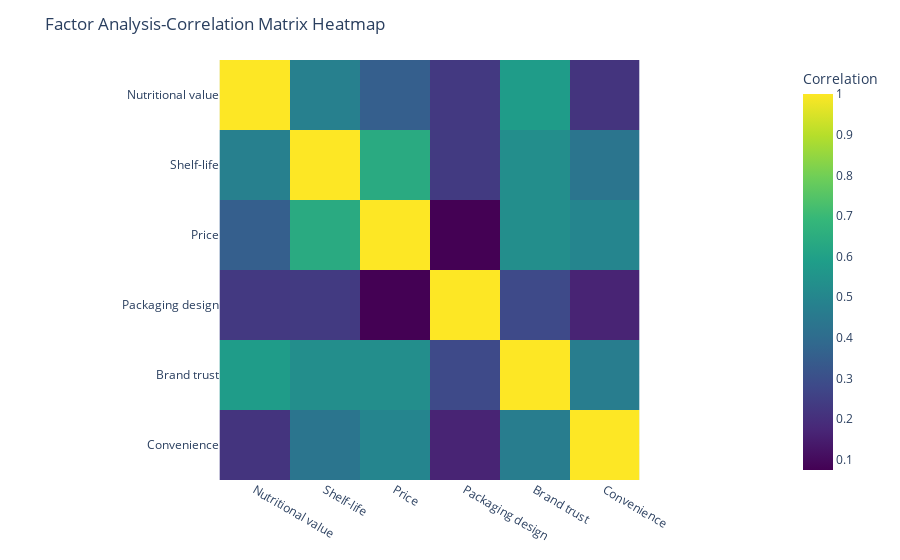

Notebook source saved alongside this figure:
### Code cell
# Calculate the correlation matrix
correlation_matrix = df_encoded.corr()

# Plot the heatmap using Plotly
fig = px.imshow(correlation_matrix, 
                labels=dict(color="Correlation"),
                x=correlation_matrix.columns,
                y=correlation_matrix.columns,
                color_continuous_scale='Viridis')

fig.update_layout(title='Factor Analysis-Correlation Matrix Heatmap')
fig.show()

### Figure 1 — Plotly figure (JSON) as saved in the notebook; plotly's stock layout.template omitted (floating-point values rounded to 4 significant figures)
{"data": [{"coloraxis": "coloraxis", "hovertemplate": "x: %{x}<br>y: %{y}<br>Correlation: %{z}<extra></extra>", "name": "0", "type": "heatmap", "x": ["Nutritional value", "Shelf-life", "Price", "Packaging design", "Brand trust", "Convenience"], "xaxis": "x", "y": ["Nutritional value", "Shelf-life", "Price", "Packaging design", "Brand trust", "Convenience"], "yaxis": "y", "z": [[1, 0.4781, 0.3531, 0.2295, 0.582, 0.2167], [0.4781, 1, 0.6388, 0.2352, 0.5309, 0.4349], [0.3531, 0.6388, 1, 0.07517, 0.5301, 0.4956], [0.2295, 0.2352, 0.07517, 1, 0.2834, 0.1677], [0.582, 0.5309, 0.5301, 0.2834, 1, 0.4675], [0.2167, 0.4349, 0.4956, 0.1677, 0.4675, 1]]}], "layout": {"coloraxis": {"colorbar": {"title": {"text": "Correlation"}}, "colorscale": [[0, "#440154"], [0.1111, "#482878"], [0.2222, "#3e4989"], [0.3333, "#31688e"], [0.4444, "#26828e"], [0.5556, "#1f9e89"], [0.6667, "#35b779"], [0.7778, "#6ece58"], [0.8889, "#b5de2b"], [1, "#fde725"]]}, "margin": {"t": 60}, "title": {"text": "Factor Analysis-Correlation Matrix Heatmap"}, "xaxis": {"anchor": "y", "constrain": "domain", "domain": [0, 1], "scaleanchor": "y"}, "yaxis": {"anchor": "x", "autorange": "reversed", "constrain": "domain", "domain": [0, 1]}}}
